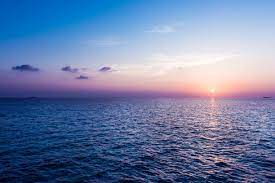
#> input picture images/download.jpg, 275 x 183 px
$ python learn_01.py
#> lines starting #> are read from the running program, lines starting #| are printed output that depends on the picture
# opencv-python
import cv2 as cv

img = cv.imread('../images/download.jpg')
#> img is the input picture: shape (183, 275, 3); mean B, G, R 165.9, 126.4, 108
img = cv.resize(img, (0, 0), fx=0.5, fy=0.5)
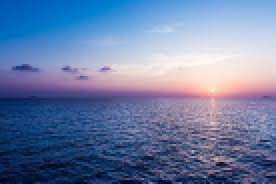
#> img: shape (92, 138, 3) (shown 2 times larger); mean B, G, R 165.7, 126.2, 107.8
img = cv.rotate(img, cv.ROTATE_90_CLOCKWISE)
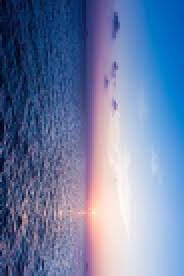
#> img: shape (138, 92, 3) (shown 2 times larger); mean B, G, R 165.7, 126.2, 107.8

cv.imwrite("new_img.jpg", img)

cv.imshow('Camera Demo', img)
cv.waitKey(0)
cv.destroyAllWindows()
